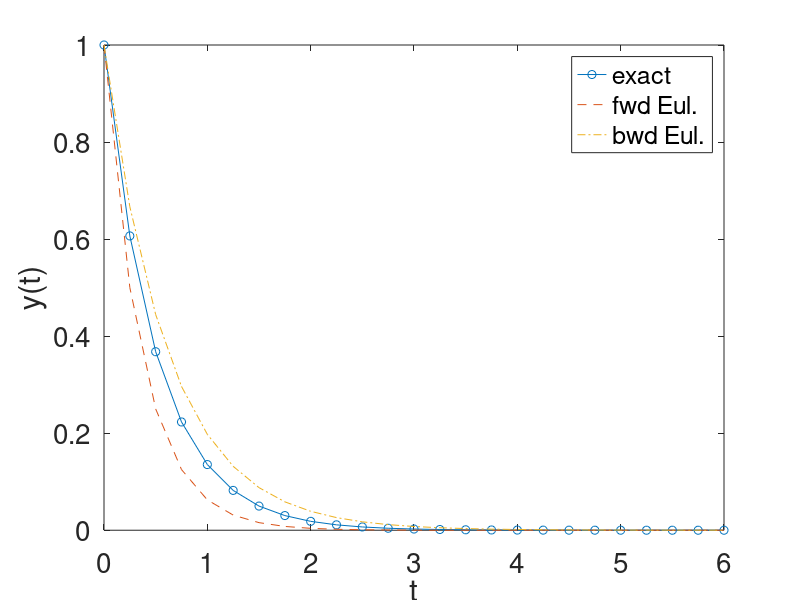

The MATLAB source for this figure:
%% Gridding in time
N=25;
tmin=0;
tmax=6;
t=linspace(tmin,tmax,N);
dt=t(2)-t(1);

%% Test problem analytical solution
y0=1;
alpha=2;
ybar=y0*exp(-alpha*t);


%% Forward Euler solution
yfwd=zeros(1,N);
yfwd(1)=y0;
for n=2:N
    yfwd(n)=yfwd(n-1)*(1-alpha*dt);
end %for


%% Backward Euler solution
ybwd=zeros(1,N);
ybwd(1)=y0;
for n=2:N
    ybwd(n)=ybwd(n-1)/(1+alpha*dt);
end %for


%% Plot results for all solutions
figure(1);
plot(t,ybar,'o-');
xlabel('t');
ylabel('y(t)');
set(gca,'FontSize',20);
hold on;
plot(t,yfwd,'--');
plot(t,ybwd,'-.');
legend('exact','fwd Eul.','bwd Eul.')